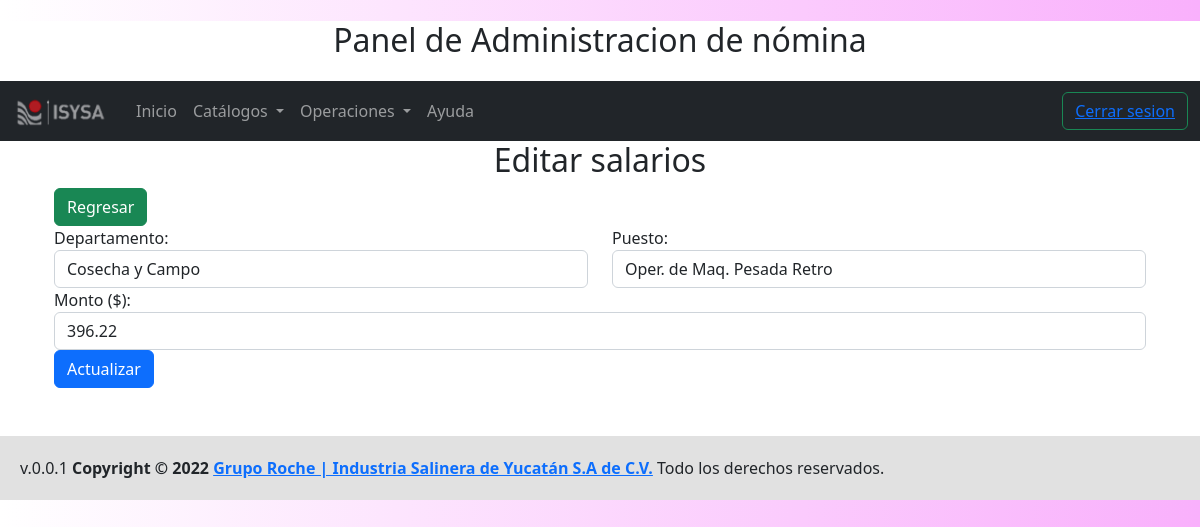
The app's page /admin-salarios/actualizar?id=1 (signed in) with its own data.
### tables this page shows
CREATE TABLE IF NOT EXISTS `salarios` (
  `id` int(2) NOT NULL AUTO_INCREMENT,
  `departamento1_id` int(1) NOT NULL,
  `puesto1_id` int(2) NOT NULL,
  `monto` decimal(5,2) DEFAULT NULL,
  PRIMARY KEY (`id`),
  KEY `departamento1_id_idx` (`departamento1_id`),
  KEY `puesto1_id_idx` (`puesto1_id`)
);

CREATE TABLE IF NOT EXISTS `departamento` (
  `id` int(1) NOT NULL AUTO_INCREMENT,
  `depto_nombre` varchar(45) NOT NULL,
  PRIMARY KEY (`id`)
);

CREATE TABLE IF NOT EXISTS `puesto` (
  `id` int(2) NOT NULL AUTO_INCREMENT,
  `puesto_clave` char(15) NOT NULL,
  `puesto_nombre` varchar(60) NOT NULL,
  `departamento_id` int(1) NOT NULL,
  PRIMARY KEY (`id`),
  KEY `departamento_id_idx` (`departamento_id`)
);

### views/admin/salarios/formulario.php (the view, shortened to what the rows shown need)
<div class="row">
<div class="form-group col">
        <label  for="departamento1_id">Departamento:</label>
        <select name="departamento1_id" id="departamento1_id" class="form-control">
            <?php foreach($departamento as $departamento) { ?>
                <option <?php echo $salarios->departamento1_id === $departamento->id ? 'selected' : '' ?> value="<?php echo s($departamento->id); ?>"><?php echo s($departamento->depto_nombre) ; ?>
            <?php  } ?>
        </select>
    </div>
    <div class="form-group col">
        <label  for="puesto1_id">Puesto:</label>
        <select name="puesto1_id" id="puesto1_id" class="form-control">
            <?php foreach($puesto1 as $puesto1) { ?>
                <option <?php echo $salarios->puesto1_id === $puesto1->id ? 'selected' : '' ?> value="<?php echo s($puesto1->id); ?>"><?php echo s($puesto1->puesto_nombre) ; ?>
            <?php  } ?>
        </select>
    </div>
</div>
<div class="row">
    <div class="form-group col">
         <label  for="monto">Monto ($):</label>
         <input type="number" step="any" class="form-control" id="monto" name="monto" placeholder="Añade una cifra." value="<?php echo $salarios->monto;?>"/>
    </div>
</div>

### records on screen
salarios: departamento1_id "Cosecha y Campo", puesto1_id "Oper. de Maq. Pesada Retro", monto "396.22"
